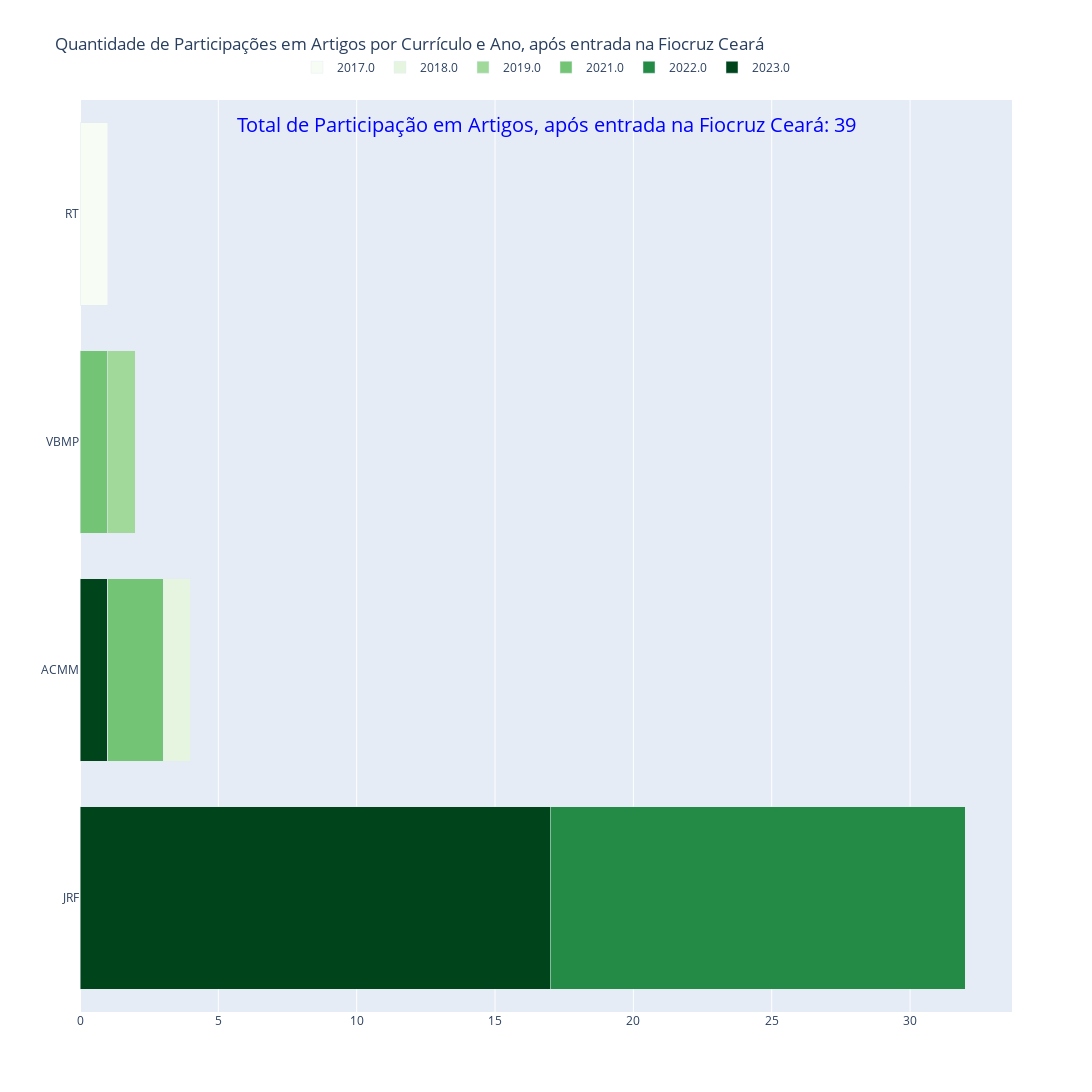

The code cell stored with this chart in its notebook:
### Code cell
comparativo_curriculos(df_artigosperiodo)

### Figure 1 — Plotly figure (JSON) as saved in the notebook; plotly's stock layout.template omitted (floating-point values rounded to 4 significant figures)
{"data": [{"marker": {"color": "rgb(0,68,27)"}, "name": "2023.0", "orientation": "h", "type": "bar", "x": [17, 1, 0, 0], "y": ["JRF", "ACMM", "VBMP", "RT"]}, {"marker": {"color": "rgb(35,139,69)"}, "name": "2022.0", "orientation": "h", "type": "bar", "x": [15, 0, 0, 0], "y": ["JRF", "ACMM", "VBMP", "RT"]}, {"marker": {"color": "rgb(116,196,118)"}, "name": "2021.0", "orientation": "h", "type": "bar", "x": [0, 2, 1, 0], "y": ["JRF", "ACMM", "VBMP", "RT"]}, {"marker": {"color": "rgb(161,217,155)"}, "name": "2019.0", "orientation": "h", "type": "bar", "x": [0, 0, 1, 0], "y": ["JRF", "ACMM", "VBMP", "RT"]}, {"marker": {"color": "rgb(229,245,224)"}, "name": "2018.0", "orientation": "h", "type": "bar", "x": [0, 1, 0, 0], "y": ["JRF", "ACMM", "VBMP", "RT"]}, {"marker": {"color": "rgb(247,252,245)"}, "name": "2017.0", "orientation": "h", "type": "bar", "x": [0, 0, 0, 1], "y": ["JRF", "ACMM", "VBMP", "RT"]}], "layout": {"annotations": [{"align": "center", "font": {"color": "blue", "size": 20}, "showarrow": false, "text": "Total de Participação em Artigos, após entrada na Fiocruz Ceará: 39", "valign": "top", "x": 0.5, "xref": "paper", "y": 0.99, "yref": "paper"}], "barmode": "stack", "height": 1200, "legend": {"orientation": "h", "x": 0.5, "xanchor": "center", "y": 1.02, "yanchor": "bottom"}, "title": {"text": "Quantidade de Participações em Artigos por Currículo e Ano, após entrada na Fiocruz Ceará"}, "width": 1380}}
